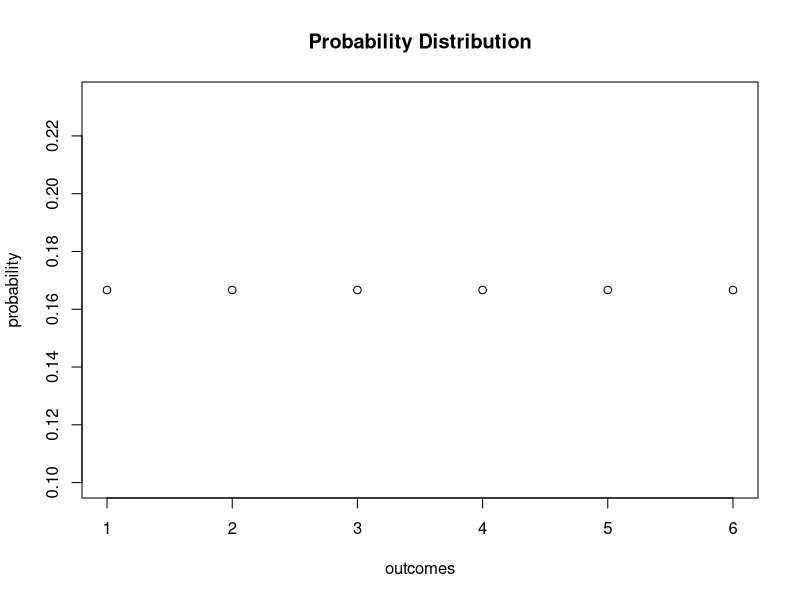

R code for this plot:

# Probability Function

sample(1:6, 1) #Simulation of roll a dice

probability <- rep(1/6, 6) # Vector of probabilities

plot(probability, 
     main = "Probability Distribution",
     xlab = "outcomes") 


# Density Function